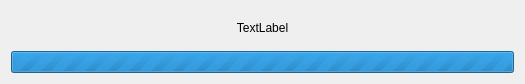
<?xml version="1.0" encoding="UTF-8"?>
<ui version="4.0">
 <class>ProgressDialog</class>
 <widget class="QDialog" name="ProgressDialog">
  <property name="geometry">
   <rect>
    <x>0</x>
    <y>0</y>
    <width>525</width>
    <height>84</height>
   </rect>
  </property>
  <property name="windowTitle">
   <string>Dialog</string>
  </property>
  <layout class="QVBoxLayout" name="verticalLayout">
   <item>
    <widget class="QLabel" name="labelDesc">
     <property name="text">
      <string>TextLabel</string>
     </property>
     <property name="alignment">
      <set>Qt::AlignCenter</set>
     </property>
     <property name="wordWrap">
      <bool>true</bool>
     </property>
    </widget>
   </item>
   <item>
    <widget class="QProgressBar" name="progressBar">
     <property name="maximum">
      <number>0</number>
     </property>
     <property name="value">
      <number>-1</number>
     </property>
     <property name="textVisible">
      <bool>false</bool>
     </property>
     <property name="orientation">
      <enum>Qt::Horizontal</enum>
     </property>
     <property name="invertedAppearance">
      <bool>false</bool>
     </property>
     <property name="textDirection">
      <enum>QProgressBar::BottomToTop</enum>
     </property>
     <property name="format">
      <string/>
     </property>
    </widget>
   </item>
  </layout>
 </widget>
 <resources/>
 <connections/>
</ui>
